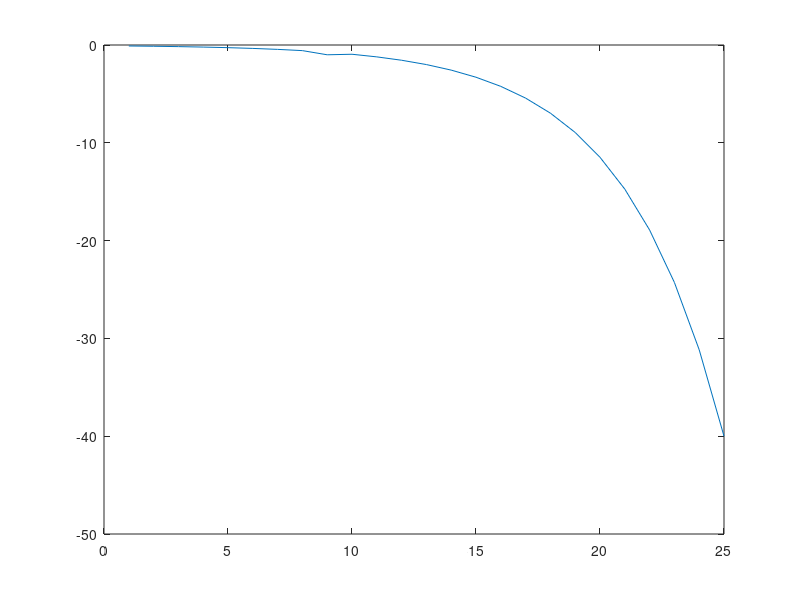

Source code (MATLAB): (Note: this script raises an error after producing the figure.)
function execute_richards_1d_loop()

    %%%%%%%%%%%
    %%%
    %%% first time step is void
    %%%
	%%%%%%%%%%%

    %% Loop over water table:
    data = struct();
    
    k_sat = 1;
    k_threshold = k_sat - 0.5;
    
    wt_min = 0.1;
    wt_max = 40;
    wt_nsteps = 25;
    data.water_table_elevation_vector = -10 .^ (linspace(log10(wt_min), log10(wt_max), wt_nsteps));
    data.water_table_elevation_vector(9) = -1;
    plot(data.water_table_elevation_vector);

%     data.water_table_elevation_vector = [-0.1:-0.4:-19.9];
    num_time_steps = 100;
    data.t_range = zeros(numel(data.water_table_elevation_vector), num_time_steps);
    
    data.out_flux = zeros(numel(data.water_table_elevation_vector), num_time_steps);
    data.saturation_effective_avg = zeros(numel(data.water_table_elevation_vector), 1);

    if k_threshold >= 1
        % Matrix domain:
        t_max = 1.5e+3 * [ ...
            0.000047263081254
            0.000066249105347
            0.000093314288629
            0.000131299733381
            0.000192460720298
            0.000290849730792
            0.000470057126305
            0.000840655062672
            0.003972071706531
            0.003363480722365
            0.007057465007868
            0.014168536885761
            0.027161803430768
            0.049506086677721
            0.085904689758416
            0.145075845719424
            0.236523156076819
            0.377457657772282
            0.592271979143449
            0.926155494337312
            1.440495867768596
            2.184879093970003
            3.309891847770635
            5.002632384450566
            7.616187123762882
            ];
    else
        % Channel domain:
        t_max = 1.5e+2 * [ ...
            0.000013630770663
            0.000018838017458
            0.000026726147137
            0.000037226698147
            0.000055069929497
            0.000083314767762
            0.000134375533412
            0.000238330729598
            0.001133877983250
            0.000957139553104
            0.002009012077538
            0.004076652792353
            0.007733742240484
            0.014095798707787
            0.024456811776629
            0.041307242318209
            0.067329824043906
            0.107472990125577
            0.170373728667624
            0.263673737308153
            0.407878521169373
            0.624859310002755
            0.949196447318161
            1.436272174397226
            2.169737931765925
            ];
    end;
    t_max = t_max / k_sat;
    
    for i = 1:numel(data.water_table_elevation_vector)
        max_t = t_max(i);
        
        data.t_range(i, :) = linspace(0, max_t, num_time_steps);
        dt = data.t_range(i, 2);
        [data.out_flux(i, :), data.saturation_effective_avg(i), t_max(i), vg_par, domain_name] = ...
            run_richards_fdm_implicit(data.water_table_elevation_vector(i), k_sat, data.t_range(i, :), dt, k_threshold);
        plot(data.t_range(i, :), data.out_flux(i, :));
    end

    % t_max .* data.water_table_elevation_vector(i)
    % [data.saturation_effective_avg t_max]
    % plot(data.saturation_effective_avg, t_max);
    
    data.t_range = data.t_range;
    data.van_genuchten_params = vg_par;
    save(sprintf('../Common/data_wt_loop_%s_domain.mat', domain_name), '-struct', 'data');

end